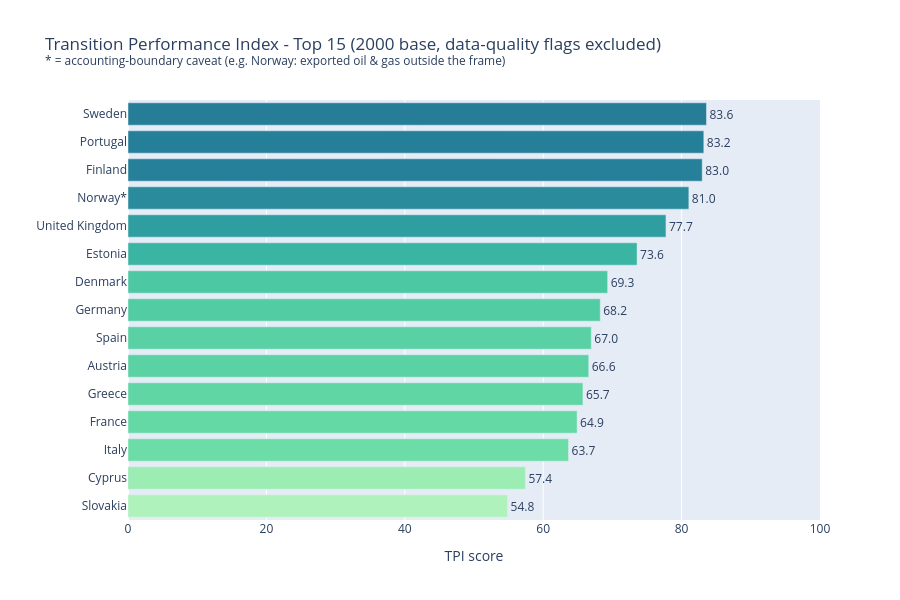
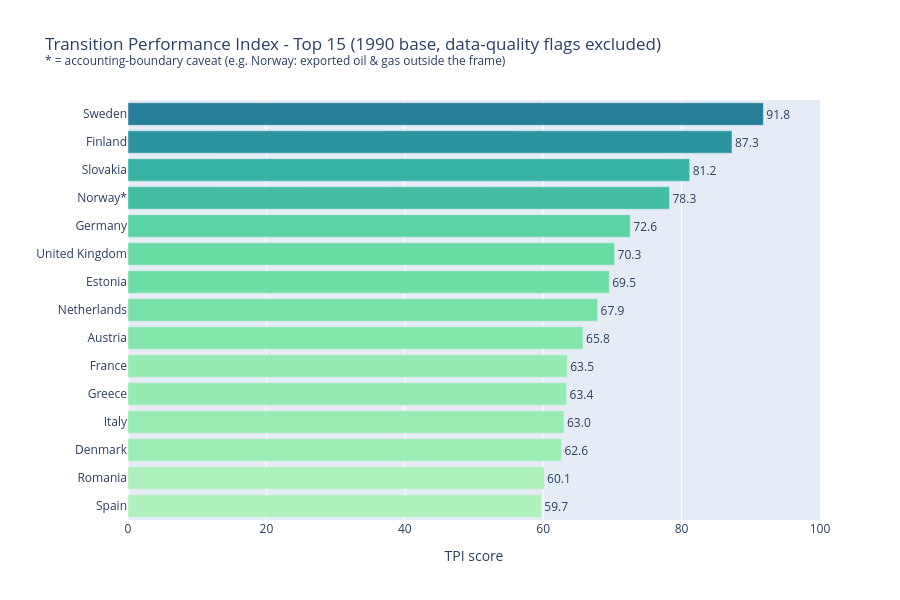

Notebook cell for these charts, in order:
### Code cell
# Horizontal bar chart of the headline (clean) ranking - top 15
def tpi_barchart(scores, base_year):
    top15 = clean_subset(scores).head(15).copy()
    top15['label'] = top15['country'] + np.where(top15['flag'].str.contains(r'\*'), '*', '')
    top15 = top15.sort_values('final')

    fig = px.bar(
        top15,
        x='final', y='label',
        orientation='h',
        color='final',
        color_continuous_scale='Tealgrn',
        text='final',
        title=f'Transition Performance Index - Top 15 ({base_year} base, data-quality flags excluded)<br>'
              '<sup>* = accounting-boundary caveat (e.g. Norway: exported oil & gas outside the frame)</sup>',
        labels={'final': 'TPI score', 'label': ''},
        height=600,
    )
    fig.update_traces(texttemplate='%{text:.1f}', textposition='outside')
    fig.update_layout(coloraxis_showscale=False, xaxis_range=[0, 100])
    fig.show()

tpi_barchart(scores_2000, 2000)
tpi_barchart(scores_1990, 1990)

### Figure 1 — Plotly figure (JSON) as saved in the notebook; plotly's stock layout.template omitted (floating-point values rounded to 4 significant figures)
{"data": [{"hovertemplate": "TPI score=%{marker.color}<br>=%{y}<extra></extra>", "legendgroup": "", "marker": {"color": [54.85, 57.43, 63.66, 64.9, 65.74, 66.58, 66.95, 68.25, 69.31, 73.56, 77.74, 81.05, 82.98, 83.21, 83.59], "coloraxis": "coloraxis", "pattern": {"shape": ""}}, "name": "", "orientation": "h", "showlegend": false, "text": [54.85, 57.43, 63.66, 64.9, 65.74, 66.58, 66.95, 68.25, 69.31, 73.56, 77.74, 81.05, 82.98, 83.21, 83.59], "textposition": "outside", "texttemplate": "%{text:.1f}", "type": "bar", "x": [54.85, 57.43, 63.66, 64.9, 65.74, 66.58, 66.95, 68.25, 69.31, 73.56, 77.74, 81.05, 82.98, 83.21, 83.59], "xaxis": "x", "y": ["Slovakia", "Cyprus", "Italy", "France", "Greece", "Austria", "Spain", "Germany", "Denmark", "Estonia", "United Kingdom", "Norway*", "Finland", "Portugal", "Sweden"], "yaxis": "y"}], "layout": {"barmode": "relative", "coloraxis": {"autocolorscale": false, "colorbar": {"title": {"text": "TPI score"}}, "colorscale": [[0, "rgb(176, 242, 188)"], [0.1667, "rgb(137, 232, 172)"], [0.3333, "rgb(103, 219, 165)"], [0.5, "rgb(76, 200, 163)"], [0.6667, "rgb(56, 178, 163)"], [0.8333, "rgb(44, 152, 160)"], [1, "rgb(37, 125, 152)"]], "showscale": false}, "height": 600, "legend": {"tracegroupgap": 0}, "title": {"text": "Transition Performance Index - Top 15 (2000 base, data-quality flags excluded)<br><sup>* = accounting-boundary caveat (e.g. Norway: exported oil & gas outside the frame)</sup>"}, "xaxis": {"anchor": "y", "domain": [0, 1], "range": [0, 100], "title": {"text": "TPI score"}}, "yaxis": {"anchor": "x", "domain": [0, 1], "title": {"text": ""}}}}

### Figure 2 — Plotly figure (JSON) as saved in the notebook; plotly's stock layout.template omitted (floating-point values rounded to 4 significant figures)
{"data": [{"hovertemplate": "TPI score=%{marker.color}<br>=%{y}<extra></extra>", "legendgroup": "", "marker": {"color": [59.72, 60.13, 62.63, 63.0, 63.38, 63.47, 65.76, 67.86, 69.55, 70.31, 72.59, 78.25, 81.16, 87.28, 91.82], "coloraxis": "coloraxis", "pattern": {"shape": ""}}, "name": "", "orientation": "h", "showlegend": false, "text": [59.72, 60.13, 62.63, 63.0, 63.38, 63.47, 65.76, 67.86, 69.55, 70.31, 72.59, 78.25, 81.16, 87.28, 91.82], "textposition": "outside", "texttemplate": "%{text:.1f}", "type": "bar", "x": [59.72, 60.13, 62.63, 63.0, 63.38, 63.47, 65.76, 67.86, 69.55, 70.31, 72.59, 78.25, 81.16, 87.28, 91.82], "xaxis": "x", "y": ["Spain", "Romania", "Denmark", "Italy", "Greece", "France", "Austria", "Netherlands", "Estonia", "United Kingdom", "Germany", "Norway*", "Slovakia", "Finland", "Sweden"], "yaxis": "y"}], "layout": {"barmode": "relative", "coloraxis": {"autocolorscale": false, "colorbar": {"title": {"text": "TPI score"}}, "colorscale": [[0, "rgb(176, 242, 188)"], [0.1667, "rgb(137, 232, 172)"], [0.3333, "rgb(103, 219, 165)"], [0.5, "rgb(76, 200, 163)"], [0.6667, "rgb(56, 178, 163)"], [0.8333, "rgb(44, 152, 160)"], [1, "rgb(37, 125, 152)"]], "showscale": false}, "height": 600, "legend": {"tracegroupgap": 0}, "title": {"text": "Transition Performance Index - Top 15 (1990 base, data-quality flags excluded)<br><sup>* = accounting-boundary caveat (e.g. Norway: exported oil & gas outside the frame)</sup>"}, "xaxis": {"anchor": "y", "domain": [0, 1], "range": [0, 100], "title": {"text": "TPI score"}}, "yaxis": {"anchor": "x", "domain": [0, 1], "title": {"text": ""}}}}
